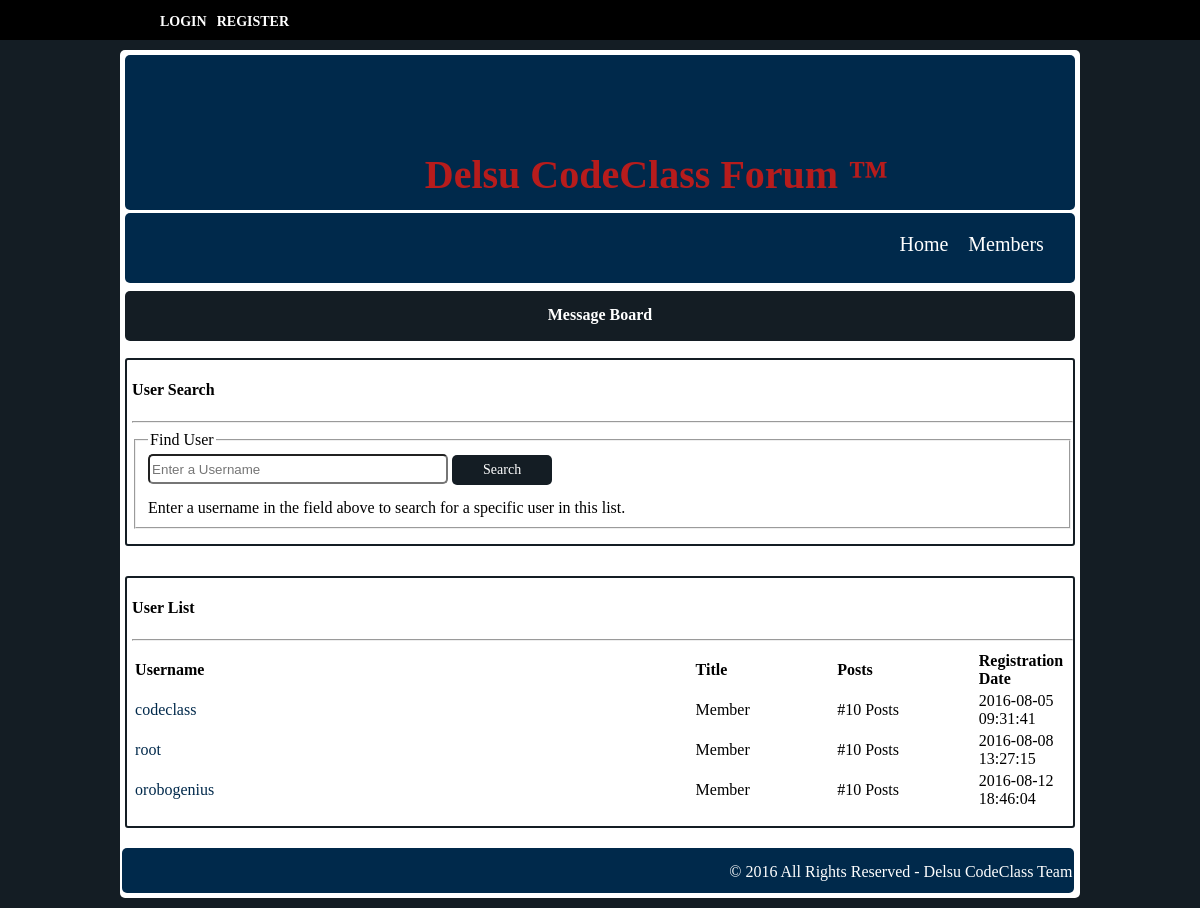
The page /views/view-members.php on the database its author committed.
### tables this page shows
CREATE TABLE IF NOT EXISTS `users` (
  `user_id` int(11) NOT NULL,
  `first_name` varchar(50) NOT NULL,
  `last_name` varchar(50) NOT NULL,
  `user_gender` varchar(10) NOT NULL,
  `age` int(10) NOT NULL,
  `user_name` varchar(50) NOT NULL,
  `user_pass` varchar(255) NOT NULL,
  `user_email` varchar(50) NOT NULL,
  `user_level` int(11) NOT NULL,
  `reg_date` datetime NOT NULL
);

### utility/db_functions.php (called while the page is built, shortened)
<?php
  function getUsers($dbh) {
    $response = array();
    $query = "SELECT * FROM users";
    $result = mysqli_query($dbh, $query) or die(mysqli_connect_errno($dbh));
    while($row = mysqli_fetch_array($result)) {
      $response[] = $row;
    }
    return $response;
  }
?>

### views/view-members.php (the view)
<?php
  include('../layout/page-head.php');
  include('../layout/header.php');
  include('../utility/connect.php');
  include('../utility/db_functions.php');
  $dbh = connectToDatabase();
?>
<div class="content">
  <?php
    include('../layout/content-header.php');
  ?>
  <div class="registration">
    <div class="search-user">
      <h4>User Search</h4>
      <hr />
      <fieldset>
        <legend>Find User</legend>
        <form method="get" action="">
          <input type="search" placeholder="Enter a Username" />
          <button type="submit" style="width: 100px; height: 30px; font-size: 14px;">Search</button><br />
          Enter a username in the field above to search for a specific user in this list.
        </form>
      </fieldset>
    </div>
    <div class="user-list">
      <h4>User List</h4>
      <hr />
      <table>
        <thead>
          <th>Username</th>
          <th>Title</th>
          <th>Posts</th>
          <th>Registration Date</th>
        </thead>
        <tbody>
          <?php
            $users = getUsers($dbh);
            foreach($users as $user) {
              echo '<tr>';
                echo '<td class="username"><a href="view-user.php?u_id='.$user['user_id'].'">'.$user['user_name'].'</a></td>';
                if ($user['user_level'] == 2) {
                  echo '<td>Administrator</td>';
                } else {
                  echo '<td>Member</td>';
                }
                echo '<td>#10 Posts</td>';
                echo '<td>'.$user['reg_date'].'</td>';
              echo '</tr>';
            }
          ?>
        </tbody>
      </table>
    </div>
  </div>
  <?php
    include('../layout/footer.php');
  ?>
</div>
</body>
</html>

### css/style.css (style rules this page uses)
html { min-height: 100%; position: relative; }
body { margin: 0; padding: 0; background-color: #141D24; }
.content { position: relative; width: 80%; min-height: 600px; background-color: #fff; border-radius: 5px; margin: 10px auto; padding-top: 5px }
.registration { text-align: center; font-family: "Myriad Pro"; }
.registration input, .registration select, textarea { width: 300px; height: 30px; margin-bottom: 15px; border-radius: 5px; }
.registration button { width: 150px; height: 40px; font-size: 25px; font-family: "Myriad Pro"; background-color: #141D24; border: none; border-radius: 5px; color: #fff; }
.search-user, .user-list { width: 98%; height: auto; border-radius: 3px; border: 2px solid #141D24; text-align: left; margin: 0 auto; margin-top: 30px; padding-left: 5px; padding-bottom: 15px; }
.user-list td { width: 15%; }
td.username { width: 60%; text-align: left; }
.registration a { color: #00294B; text-decoration: none; }

### rows shown on the page
users: user_name "codeclass", user_level "Member", reg_date "2016-08-05 09:31:41"
users: user_name "root", user_level "Member", reg_date "2016-08-08 13:27:15"
users: user_name "orobogenius", user_level "Member", reg_date "2016-08-12 18:46:04"
